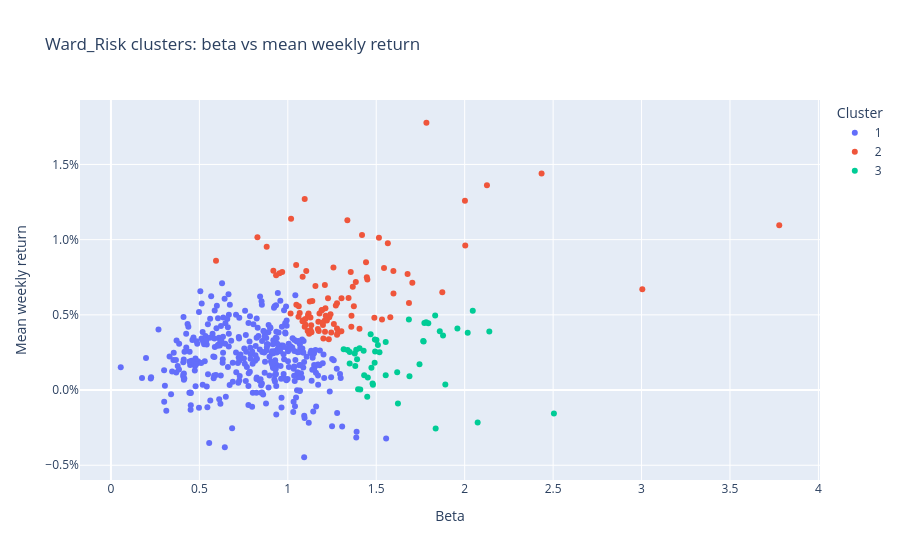
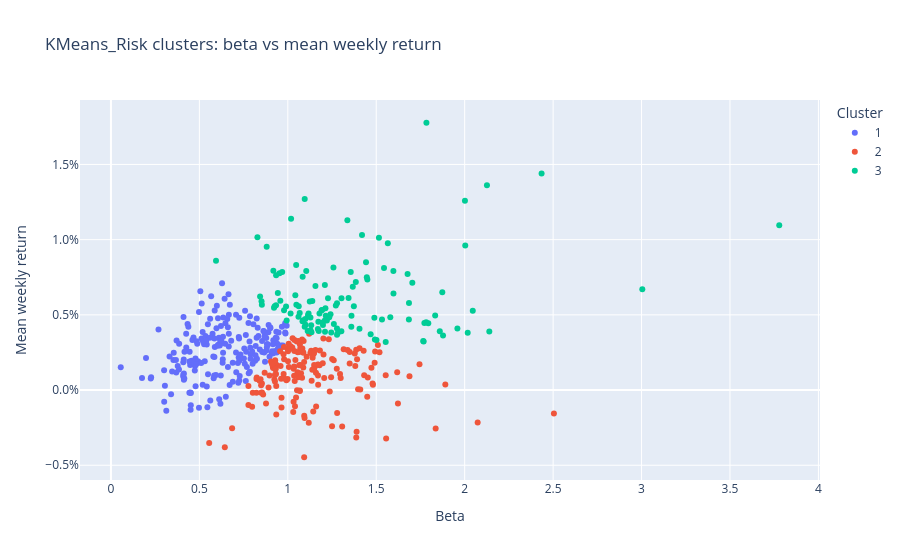
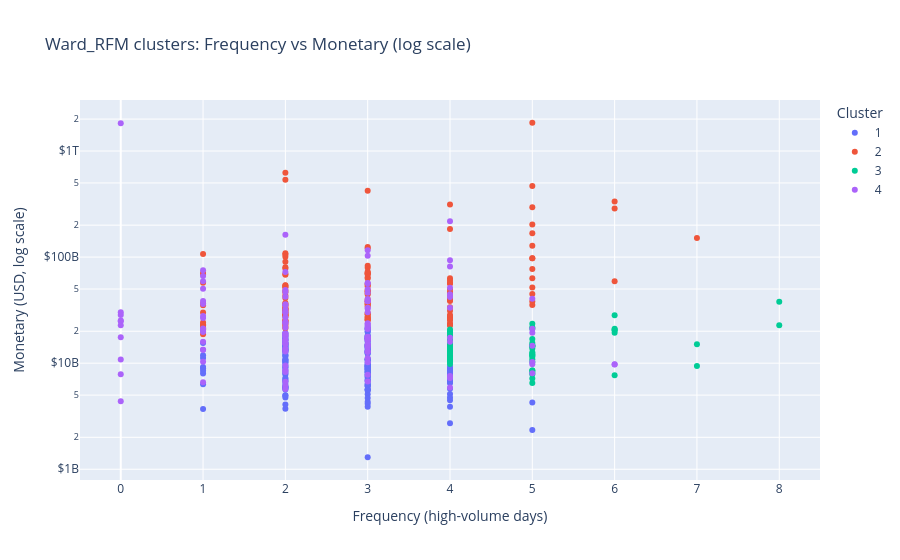
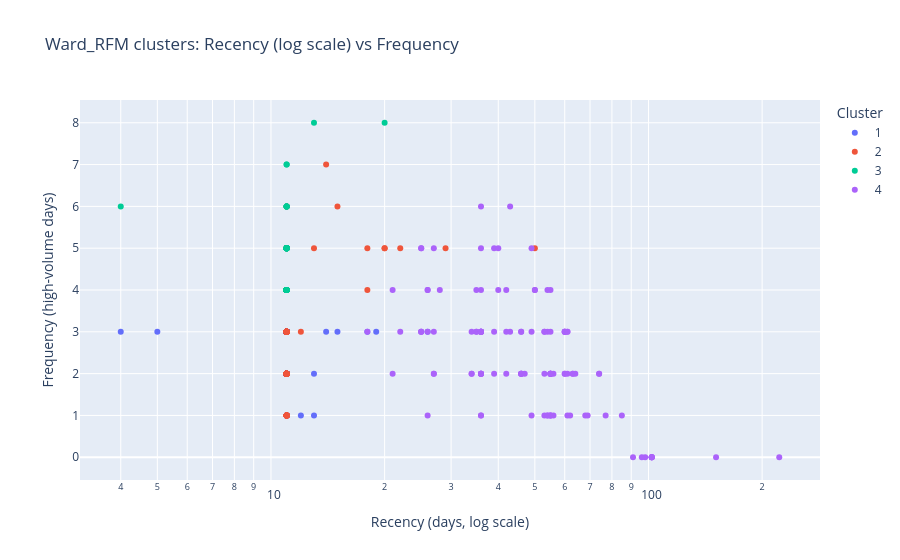

Here is the notebook cell these charts were saved with, in order:
### Code cell
for solution in ["Ward_Risk", "KMeans_Risk"]:
    order = [str(c) for c in sorted(full[solution].unique())]
    fig = px.scatter(
        full,
        x="Beta",
        y="Mean_Weekly_Return",
        color=full[solution].astype(str),
        hover_name=full.index,
        labels={"color": "Cluster"},
        title=f"{solution} clusters: beta vs mean weekly return",
        category_orders={"color": order},
    )
    fig.update_yaxes(tickformat=".1%", title="Mean weekly return")
    fig.update_xaxes(title="Beta")
    fig.write_image(constants.FIGURES_DIR / f"scatter_{solution}.png")
    fig.show()


for solution in ["Ward_RFM", "KMeans_RFM"]:
    order = [str(c) for c in sorted(full[solution].unique())]

    fig = px.scatter(
        full,
        x="Frequency",
        y="Monetary",
        log_y=True,
        color=full[solution].astype(str),
        hover_name=full.index,
        labels={"color": "Cluster"},
        title=f"{solution} clusters: Frequency vs Monetary (log scale)",
        category_orders={"color": order},
    )
    fig.update_yaxes(tickprefix="$", title="Monetary (USD, log scale)")
    fig.update_xaxes(title="Frequency (high-volume days)")
    fig.write_image(constants.FIGURES_DIR / f"scatter_{solution}.png")
    fig.show()

    fig = px.scatter(
        full,
        x="Recency",
        y="Frequency",
        log_x=True,
        color=full[solution].astype(str),
        hover_name=full.index,
        labels={"color": "Cluster"},
        title=f"{solution} clusters: Recency (log scale) vs Frequency",
        category_orders={"color": order},
    )
    fig.update_xaxes(title="Recency (days, log scale)")
    fig.update_yaxes(title="Frequency (high-volume days)")
    fig.write_image(constants.FIGURES_DIR / f"scatter_RF_{solution}.png")
    fig.show()

### Figure 1 — Plotly figure (JSON) as saved in the notebook; plotly's stock layout.template omitted (floating-point values rounded to 4 significant figures; data arrays with more than 128 entries replaced by an {"elided": "..."} marker saying what was removed)
{"data": [{"hovertemplate": "<b>%{hovertext}</b><br><br>Cluster=1<br>Beta=%{x}<br>Mean_Weekly_Return=%{y}<extra></extra>", "hovertext": {"elided": "351 str values"}, "legendgroup": "1", "marker": {"color": "#636efa", "symbol": "circle"}, "mode": "markers", "name": "1", "orientation": "v", "showlegend": true, "type": "scatter", "x": {"elided": "351 float values"}, "xaxis": "x", "y": {"elided": "351 float values"}, "yaxis": "y"}, {"hovertemplate": "<b>%{hovertext}</b><br><br>Cluster=2<br>Beta=%{x}<br>Mean_Weekly_Return=%{y}<extra></extra>", "hovertext": ["AAPL", "AMP", "ANET", "APH", "APO", "APP", "ARES", "AVGO", "AXON", "AXP", "BKNG", "BX", "CARR", "CBRE", "CDNS", "CEG", "CIEN", "CMG", "COF", "COIN", "CPRT", "CRH", "CTAS", "CVNA", "DAL", "DECK", "DELL", "DHI", "EME", "EQT", "ETN", "FANG", "FICO", "FIX", "FLEX", "FSLR", "FTNT", "GDDY", "GOOG", "GOOGL", "GS", "HPE", "HWM", "IR", "IRM", "ISRG", "IT", "JBL", "KKR", "KLAC", "LEN", "LII", "LLY", "LYV", "MCO", "META", "MRVL", "MS", "MSFT", "NFLX", "NOW", "NTAP", "NUE", "NVDA", "ODFL", "ON", "ORCL", "P", "PANW", "PH", "PHM", "PLTR", "PNR", "PWR", "RCL", "RJF", "RL", "SMCI", "SNPS", "SPG", "STLD", "STX", "SYF", "TDG", "TPL", "TPR", "TRGP", "TT", "UAL", "URI", "VRT", "VST", "WAB", "WFC", "WSM"], "legendgroup": "2", "marker": {"color": "#EF553B", "symbol": "circle"}, "mode": "markers", "name": "2", "orientation": "v", "showlegend": true, "type": "scatter", "x": [1.175, 1.278, 1.42, 1.199, 1.356, 2.435, 1.544, 1.515, 1.566, 1.213, 1.234, 1.704, 1.278, 1.1, 1.36, 1.096, 1.283, 1.088, 1.21, 3.004, 1.121, 1.099, 1.132, 3.779, 1.201, 0.9682, 1.447, 1.221, 1.047, 0.9532, 1.048, 0.9338, 1.258, 1.337, 1.343, 1.062, 1.45, 1.194, 1.209, 1.221, 1.173, 1.083, 1.084, 1.17, 0.9183, 1.359, 1.139, 1.21, 1.677, 1.685, 1.26, 1.241, 0.594, 1.278, 1.232, 1.272, 1.873, 1.112, 1.129, 1.533, 1.579, 1.095, 1.373, 2.126, 1.246, 1.489, 1.124, 1.367, 1.156, 1.114, 1.304, 2.003, 1.134, 1.104, 1.597, 1.117, 1.179, 1.784, 1.405, 1.067, 1.384, 1.303, 1.197, 1.128, 0.8806, 1.215, 0.8282, 1.191, 1.227, 1.597, 2.001, 1.019, 1.06, 1.016, 1.442], "xaxis": "x", "y": [0.00393, 0.005768, 0.01031, 0.004323, 0.007845, 0.01439, 0.008111, 0.01013, 0.009767, 0.005443, 0.004848, 0.00714, 0.003678, 0.00435, 0.004938, 0.01271, 0.003796, 0.004648, 0.003874, 0.006697, 0.003745, 0.004728, 0.004314, 0.01096, 0.003423, 0.007846, 0.007502, 0.004861, 0.008315, 0.007758, 0.005674, 0.007638, 0.008147, 0.0113, 0.006127, 0.005564, 0.007347, 0.00532, 0.004629, 0.004621, 0.004538, 0.004569, 0.007536, 0.004064, 0.007937, 0.004207, 0.005924, 0.006982, 0.007721, 0.005789, 0.004385, 0.005032, 0.008593, 0.004097, 0.00337, 0.005622, 0.006497, 0.003928, 0.003982, 0.004692, 0.004836, 0.004208, 0.005565, 0.01362, 0.003823, 0.004801, 0.005883, 0.006874, 0.006924, 0.004969, 0.006107, 0.009613, 0.00385, 0.007919, 0.007907, 0.005085, 0.005097, 0.01777, 0.004078, 0.005118, 0.007192, 0.003907, 0.004499, 0.00483, 0.009521, 0.004941, 0.01015, 0.005305, 0.006098, 0.006418, 0.01258, 0.01139, 0.004879, 0.00509, 0.008501], "yaxis": "y"}, {"hovertemplate": "<b>%{hovertext}</b><br><br>Cluster=3<br>Beta=%{x}<br>Mean_Weekly_Return=%{y}<extra></extra>", "hovertext": ["ABNB", "ADBE", "ADSK", "ALB", "ALGN", "AMAT", "AMD", "AMZN", "BE", "BLK", "CCL", "COHR", "CRL", "CRM", "CRWD", "DASH", "DDOG", "EFX", "EXPE", "F", "FCX", "GM", "GNRC", "HOOD", "IDXX", "INTU", "IVZ", "LITE", "LRCX", "MCHP", "MGM", "MPWR", "MSCI", "MU", "NCLH", "NXPI", "QCOM", "TER", "TRMB", "TROW", "TSLA", "TWLO", "UBER", "VEEV", "WDAY", "WDC", "XYZ", "ZBRA"], "legendgroup": "3", "marker": {"color": "#00cc96", "symbol": "circle"}, "mode": "markers", "name": "3", "orientation": "v", "showlegend": true, "type": "scatter", "x": [1.473, 1.554, 1.688, 1.623, 1.836, 1.782, 1.878, 1.387, 2.017, 1.406, 1.959, 2.139, 1.449, 1.501, 1.685, 1.766, 1.772, 1.338, 1.509, 1.554, 1.492, 1.429, 1.891, 1.833, 1.397, 1.468, 1.35, 1.452, 1.859, 1.479, 1.491, 1.794, 1.35, 1.518, 1.768, 1.378, 1.381, 1.745, 1.432, 1.481, 2.046, 2.073, 1.316, 1.41, 1.392, 1.494, 2.505, 1.618], "xaxis": "x", "y": [0.001475, 0.00099, 0.0009132, -0.0008987, -0.002564, 0.004506, 0.003624, 0.002681, 0.003802, 0.002785, 0.004095, 0.003887, -0.0004422, 0.003332, 0.004696, 0.00326, 0.004459, 0.002665, 0.002993, 0.003197, 0.003368, 0.002615, 0.000371, 0.004963, 5.465e-05, 0.003704, 0.001762, 0.0008413, 0.00391, 0.0004404, 0.001815, 0.004447, 0.002527, 0.002521, 0.003236, 0.00243, 0.001593, 0.001708, 0.0009798, 0.0003512, 0.005275, -0.002161, 0.002709, 4.462e-05, 0.002049, 0.002571, -0.001554, 0.001181], "yaxis": "y"}], "layout": {"legend": {"title": {"text": "Cluster"}, "tracegroupgap": 0}, "title": {"text": "Ward_Risk clusters: beta vs mean weekly return"}, "xaxis": {"anchor": "y", "domain": [0, 1], "title": {"text": "Beta"}}, "yaxis": {"anchor": "x", "domain": [0, 1], "tickformat": ".1%", "title": {"text": "Mean weekly return"}}}}

### Figure 2 — Plotly figure (JSON) as saved in the notebook; plotly's stock layout.template omitted (floating-point values rounded to 4 significant figures; data arrays with more than 128 entries replaced by an {"elided": "..."} marker saying what was removed)
{"data": [{"hovertemplate": "<b>%{hovertext}</b><br><br>Cluster=1<br>Beta=%{x}<br>Mean_Weekly_Return=%{y}<extra></extra>", "hovertext": {"elided": "208 str values"}, "legendgroup": "1", "marker": {"color": "#636efa", "symbol": "circle"}, "mode": "markers", "name": "1", "orientation": "v", "showlegend": true, "type": "scatter", "x": {"elided": "208 float values"}, "xaxis": "x", "y": {"elided": "208 float values"}, "yaxis": "y"}, {"hovertemplate": "<b>%{hovertext}</b><br><br>Cluster=2<br>Beta=%{x}<br>Mean_Weekly_Return=%{y}<extra></extra>", "hovertext": {"elided": "165 str values"}, "legendgroup": "2", "marker": {"color": "#EF553B", "symbol": "circle"}, "mode": "markers", "name": "2", "orientation": "v", "showlegend": true, "type": "scatter", "x": {"elided": "165 float values"}, "xaxis": "x", "y": {"elided": "165 float values"}, "yaxis": "y"}, {"hovertemplate": "<b>%{hovertext}</b><br><br>Cluster=3<br>Beta=%{x}<br>Mean_Weekly_Return=%{y}<extra></extra>", "hovertext": ["AAPL", "AMAT", "AMD", "AMP", "ANET", "APH", "APO", "APP", "ARES", "AVGO", "AXON", "AXP", "BE", "BKNG", "BX", "CARR", "CBRE", "CCL", "CDNS", "CEG", "CIEN", "CMG", "COF", "COHR", "COIN", "COST", "CRH", "CRM", "CRWD", "CTAS", "CVNA", "DASH", "DDOG", "DECK", "DELL", "DHI", "DVN", "EME", "EOG", "EQT", "ETN", "EXE", "F", "FANG", "FCX", "FICO", "FIX", "FLEX", "FSLR", "FTNT", "GDDY", "GE", "GOOG", "GOOGL", "GS", "GWW", "HOOD", "HPE", "HUBB", "HWM", "IBKR", "INTU", "IR", "IRM", "ISRG", "IT", "JBL", "KKR", "KLAC", "LEN", "LII", "LLY", "LRCX", "LYV", "MAR", "META", "MPWR", "MRVL", "MS", "MSFT", "MSI", "NCLH", "NFLX", "NOW", "NRG", "NTAP", "NUE", "NVDA", "ODFL", "OKE", "ON", "ORCL", "P", "PANW", "PH", "PHM", "PLTR", "PNR", "PWR", "RCL", "RJF", "RL", "SMCI", "SNPS", "SPG", "STLD", "STX", "SYF", "TDG", "TPL", "TPR", "TRGP", "TSLA", "TT", "UAL", "URI", "VRT", "VST", "WAB", "WFC", "WSM"], "legendgroup": "3", "marker": {"color": "#00cc96", "symbol": "circle"}, "mode": "markers", "name": "3", "orientation": "v", "showlegend": true, "type": "scatter", "x": [1.175, 1.782, 1.878, 1.278, 1.42, 1.199, 1.356, 2.435, 1.544, 1.515, 1.566, 1.213, 2.017, 1.234, 1.704, 1.278, 1.1, 1.959, 1.36, 1.096, 1.283, 1.088, 1.21, 2.139, 3.004, 0.9787, 1.099, 1.501, 1.685, 1.132, 3.779, 1.766, 1.772, 0.9682, 1.447, 1.221, 0.8533, 1.047, 0.8514, 0.9532, 1.048, 0.8433, 1.554, 0.9338, 1.492, 1.258, 1.337, 1.343, 1.062, 1.45, 1.194, 1.042, 1.209, 1.221, 1.173, 0.9334, 1.833, 1.083, 0.9902, 1.084, 0.9256, 1.468, 1.17, 0.9183, 1.359, 1.139, 1.21, 1.677, 1.685, 1.26, 1.241, 0.594, 1.859, 1.278, 0.9935, 1.272, 1.794, 1.873, 1.112, 1.129, 0.922, 1.768, 1.533, 1.579, 0.9577, 1.095, 1.373, 2.126, 1.246, 0.9436, 1.489, 1.124, 1.367, 1.156, 1.114, 1.304, 2.003, 1.134, 1.104, 1.597, 1.117, 1.179, 1.784, 1.405, 1.067, 1.384, 1.303, 1.197, 1.128, 0.8806, 1.215, 0.8282, 2.046, 1.191, 1.227, 1.597, 2.001, 1.019, 1.06, 1.016, 1.442], "xaxis": "x", "y": [0.00393, 0.004506, 0.003624, 0.005768, 0.01031, 0.004323, 0.007845, 0.01439, 0.008111, 0.01013, 0.009767, 0.005443, 0.003802, 0.004848, 0.00714, 0.003678, 0.00435, 0.004095, 0.004938, 0.01271, 0.003796, 0.004648, 0.003874, 0.003887, 0.006697, 0.00531, 0.004728, 0.003332, 0.004696, 0.004314, 0.01096, 0.00326, 0.004459, 0.007846, 0.007502, 0.004861, 0.005678, 0.008315, 0.005899, 0.007758, 0.005674, 0.006216, 0.003197, 0.007638, 0.003368, 0.008147, 0.0113, 0.006127, 0.005564, 0.007347, 0.00532, 0.006304, 0.004629, 0.004621, 0.004538, 0.005631, 0.004963, 0.004569, 0.005554, 0.007536, 0.005572, 0.003704, 0.004064, 0.007937, 0.004207, 0.005924, 0.006982, 0.007721, 0.005789, 0.004385, 0.005032, 0.008593, 0.00391, 0.004097, 0.004617, 0.005622, 0.004447, 0.006497, 0.003928, 0.003982, 0.005475, 0.003236, 0.004692, 0.004836, 0.005939, 0.004208, 0.005565, 0.01362, 0.003823, 0.006455, 0.004801, 0.005883, 0.006874, 0.006924, 0.004969, 0.006107, 0.009613, 0.00385, 0.007919, 0.007907, 0.005085, 0.005097, 0.01777, 0.004078, 0.005118, 0.007192, 0.003907, 0.004499, 0.00483, 0.009521, 0.004941, 0.01015, 0.005275, 0.005305, 0.006098, 0.006418, 0.01258, 0.01139, 0.004879, 0.00509, 0.008501], "yaxis": "y"}], "layout": {"legend": {"title": {"text": "Cluster"}, "tracegroupgap": 0}, "title": {"text": "KMeans_Risk clusters: beta vs mean weekly return"}, "xaxis": {"anchor": "y", "domain": [0, 1], "title": {"text": "Beta"}}, "yaxis": {"anchor": "x", "domain": [0, 1], "tickformat": ".1%", "title": {"text": "Mean weekly return"}}}}

### Figure 3 — Plotly figure (JSON) as saved in the notebook; plotly's stock layout.template omitted (floating-point values rounded to 4 significant figures; data arrays with more than 128 entries replaced by an {"elided": "..."} marker saying what was removed)
{"data": [{"hovertemplate": "<b>%{hovertext}</b><br><br>Cluster=1<br>Frequency=%{x}<br>Monetary=%{y}<extra></extra>", "hovertext": {"elided": "170 str values"}, "legendgroup": "1", "marker": {"color": "#636efa", "symbol": "circle"}, "mode": "markers", "name": "1", "orientation": "v", "showlegend": true, "type": "scatter", "x": {"elided": "170 int values"}, "xaxis": "x", "y": {"elided": "170 float values"}, "yaxis": "y"}, {"hovertemplate": "<b>%{hovertext}</b><br><br>Cluster=2<br>Frequency=%{x}<br>Monetary=%{y}<extra></extra>", "hovertext": {"elided": "138 str values"}, "legendgroup": "2", "marker": {"color": "#EF553B", "symbol": "circle"}, "mode": "markers", "name": "2", "orientation": "v", "showlegend": true, "type": "scatter", "x": {"elided": "138 int values"}, "xaxis": "x", "y": {"elided": "138 float values"}, "yaxis": "y"}, {"hovertemplate": "<b>%{hovertext}</b><br><br>Cluster=3<br>Frequency=%{x}<br>Monetary=%{y}<extra></extra>", "hovertext": ["ACGL", "AEP", "AJG", "ALGN", "AMCR", "ARES", "CAH", "CBOE", "CBRE", "CCI", "CFG", "CI", "CLX", "CMI", "CNC", "CPRT", "CTAS", "DECK", "DLR", "DOC", "DOW", "DRI", "DTE", "ED", "EXPE", "FIS", "FITB", "FOXA", "GEHC", "GNRC", "GPC", "HIG", "HSY", "IBKR", "IEX", "ILMN", "IQV", "IRM", "IT", "KEYS", "KMB", "KR", "LDOS", "LEN", "LH", "LII", "MET", "MRNA", "MTB", "MTD", "NSC", "OMC", "PAYX", "PHM", "PSA", "RJF", "ROK", "RSG", "SBAC", "STE", "STX", "SWKS", "TPR", "TWLO", "VLTO", "VMC", "WAB", "WDC", "WM", "WSM", "WST", "XEL"], "legendgroup": "3", "marker": {"color": "#00cc96", "symbol": "circle"}, "mode": "markers", "name": "3", "orientation": "v", "showlegend": true, "type": "scatter", "x": [4, 4, 6, 4, 6, 4, 4, 4, 4, 4, 4, 8, 4, 4, 5, 5, 6, 4, 5, 5, 4, 4, 4, 4, 4, 4, 4, 7, 4, 5, 5, 5, 8, 4, 5, 4, 6, 4, 4, 5, 4, 5, 5, 5, 5, 5, 4, 6, 4, 4, 4, 5, 5, 5, 4, 4, 4, 4, 4, 5, 5, 4, 5, 4, 5, 4, 5, 6, 4, 4, 5, 7], "xaxis": "x", "y": [11960000000.0, 15970000000.0, 28240000000.0, 10680000000.0, 7686000000.0, 13120000000.0, 14780000000.0, 11850000000.0, 15130000000.0, 17830000000.0, 11410000000.0, 37900000000.0, 11340000000.0, 13100000000.0, 23490000000.0, 14430000000.0, 20420000000.0, 20780000000.0, 21110000000.0, 6505000000.0, 18960000000.0, 12870000000.0, 9817000000.0, 12790000000.0, 15330000000.0, 16570000000.0, 11650000000.0, 9388000000.0, 15130000000.0, 8532000000.0, 10270000000.0, 10880000000.0, 22740000000.0, 10830000000.0, 7161000000.0, 17620000000.0, 19380000000.0, 10800000000.0, 11150000000.0, 11790000000.0, 17440000000.0, 16890000000.0, 12700000000.0, 21860000000.0, 8156000000.0, 14390000000.0, 16130000000.0, 20690000000.0, 13620000000.0, 10280000000.0, 18130000000.0, 11480000000.0, 14740000000.0, 13760000000.0, 14190000000.0, 11290000000.0, 14710000000.0, 11890000000.0, 12190000000.0, 7853000000.0, 14720000000.0, 12520000000.0, 15460000000.0, 15210000000.0, 8520000000.0, 13770000000.0, 11990000000.0, 21160000000.0, 19610000000.0, 20000000000.0, 12240000000.0, 15040000000.0], "yaxis": "y"}, {"hovertemplate": "<b>%{hovertext}</b><br><br>Cluster=4<br>Frequency=%{x}<br>Monetary=%{y}<extra></extra>", "hovertext": ["ADBE", "ADI", "AES", "AKAM", "ALL", "ANET", "AON", "APD", "APH", "AZO", "BBY", "BDX", "BE", "CB", "CDNS", "CDW", "CEG", "CME", "CMG", "COF", "COIN", "COO", "COR", "CRH", "CRM", "CRWD", "CSX", "CVNA", "D", "DDOG", "DE", "DELL", "DG", "DGX", "DLTR", "DPZ", "DUK", "EFX", "EG", "EL", "ELV", "EQT", "ETR", "F", "FCX", "FERG", "FICO", "FIX", "FLEX", "FSLR", "GDDY", "GE", "GM", "GPN", "HAL", "HCA", "HOOD", "HPQ", "HRL", "HSIC", "IDXX", "INTC", "INTU", "IP", "JCI", "JKHY", "KHC", "KVUE", "LITE", "LNT", "LULU", "LYB", "LYV", "MDT", "MKC", "MOS", "MRSH", "MSCI", "NFLX", "NOC", "NOW", "NTAP", "NVDA", "ORCL", "P", "PCG", "PGR", "PNW", "PPG", "ROST", "SCHW", "SHW", "SJM", "SKYD", "SNPS", "SO", "TDG", "TFC", "TGT", "TKO", "TMO", "TPL", "TRV", "TXN", "TYL", "ULTA", "VEEV", "VRT", "VST", "WEC", "WYNN", "XYL", "XYZ", "YUM"], "legendgroup": "4", "marker": {"color": "#ab63fa", "symbol": "circle"}, "mode": "markers", "name": "4", "orientation": "v", "showlegend": true, "type": "scatter", "x": [3, 1, 3, 1, 3, 3, 3, 1, 1, 0, 3, 3, 6, 0, 2, 3, 2, 2, 3, 2, 4, 5, 0, 1, 3, 2, 2, 3, 2, 3, 2, 3, 1, 3, 3, 2, 0, 4, 6, 3, 2, 3, 3, 2, 0, 2, 1, 2, 5, 4, 2, 3, 3, 1, 1, 3, 4, 2, 0, 3, 3, 4, 1, 3, 2, 2, 2, 2, 2, 2, 3, 2, 3, 0, 0, 1, 2, 2, 2, 3, 1, 3, 0, 4, 5, 4, 1, 2, 3, 2, 2, 4, 4, 4, 3, 1, 5, 2, 4, 4, 3, 5, 2, 1, 2, 3, 5, 2, 1, 0, 2, 3, 5, 1], "xaxis": "x", "y": [103000000000.0, 38500000000.0, 11200000000.0, 10320000000.0, 17430000000.0, 46150000000.0, 22800000000.0, 26620000000.0, 27790000000.0, 24820000000.0, 16470000000.0, 23420000000.0, 9729000000.0, 25230000000.0, 32010000000.0, 14770000000.0, 42240000000.0, 27040000000.0, 32660000000.0, 30360000000.0, 217300000000.0, 8037000000.0, 17600000000.0, 20850000000.0, 115900000000.0, 72460000000.0, 24360000000.0, 38370000000.0, 15350000000.0, 38450000000.0, 30070000000.0, 56650000000.0, 19640000000.0, 7775000000.0, 16660000000.0, 15330000000.0, 22750000000.0, 15890000000.0, 9791000000.0, 21050000000.0, 49010000000.0, 17740000000.0, 15050000000.0, 35160000000.0, 28480000000.0, 18250000000.0, 20130000000.0, 8597000000.0, 9748000000.0, 33250000000.0, 13360000000.0, 49930000000.0, 38500000000.0, 13410000000.0, 15910000000.0, 30280000000.0, 44720000000.0, 15260000000.0, 4374000000.0, 6703000000.0, 16950000000.0, 93420000000.0, 59250000000.0, 14210000000.0, 16540000000.0, 6091000000.0, 17960000000.0, 19070000000.0, 8254000000.0, 5708000000.0, 40190000000.0, 12910000000.0, 17620000000.0, 30160000000.0, 7850000000.0, 6606000000.0, 24550000000.0, 16410000000.0, 162500000000.0, 21660000000.0, 75240000000.0, 12710000000.0, 1825000000000.0, 81680000000.0, 10250000000.0, 17360000000.0, 36040000000.0, 6677000000.0, 12890000000.0, 23700000000.0, 35870000000.0, 41970000000.0, 7558000000.0, 5904000000.0, 33230000000.0, 21240000000.0, 21120000000.0, 21750000000.0, 51370000000.0, 7237000000.0, 57110000000.0, 19330000000.0, 18960000000.0, 66510000000.0, 9527000000.0, 23760000000.0, 14640000000.0, 46860000000.0, 50270000000.0, 10820000000.0, 13740000000.0, 10180000000.0, 40520000000.0, 13390000000.0], "yaxis": "y"}], "layout": {"legend": {"title": {"text": "Cluster"}, "tracegroupgap": 0}, "title": {"text": "Ward_RFM clusters: Frequency vs Monetary (log scale)"}, "xaxis": {"anchor": "y", "domain": [0, 1], "title": {"text": "Frequency (high-volume days)"}}, "yaxis": {"anchor": "x", "domain": [0, 1], "tickprefix": "$", "title": {"text": "Monetary (USD, log scale)"}, "type": "log"}}}

### Figure 4 — Plotly figure (JSON) as saved in the notebook; plotly's stock layout.template omitted (floating-point values rounded to 4 significant figures; data arrays with more than 128 entries replaced by an {"elided": "..."} marker saying what was removed)
{"data": [{"hovertemplate": "<b>%{hovertext}</b><br><br>Cluster=1<br>Recency=%{x}<br>Frequency=%{y}<extra></extra>", "hovertext": {"elided": "170 str values"}, "legendgroup": "1", "marker": {"color": "#636efa", "symbol": "circle"}, "mode": "markers", "name": "1", "orientation": "v", "showlegend": true, "type": "scatter", "x": {"elided": "170 int values"}, "xaxis": "x", "y": {"elided": "170 int values"}, "yaxis": "y"}, {"hovertemplate": "<b>%{hovertext}</b><br><br>Cluster=2<br>Recency=%{x}<br>Frequency=%{y}<extra></extra>", "hovertext": {"elided": "138 str values"}, "legendgroup": "2", "marker": {"color": "#EF553B", "symbol": "circle"}, "mode": "markers", "name": "2", "orientation": "v", "showlegend": true, "type": "scatter", "x": {"elided": "138 int values"}, "xaxis": "x", "y": {"elided": "138 int values"}, "yaxis": "y"}, {"hovertemplate": "<b>%{hovertext}</b><br><br>Cluster=3<br>Recency=%{x}<br>Frequency=%{y}<extra></extra>", "hovertext": ["ACGL", "AEP", "AJG", "ALGN", "AMCR", "ARES", "CAH", "CBOE", "CBRE", "CCI", "CFG", "CI", "CLX", "CMI", "CNC", "CPRT", "CTAS", "DECK", "DLR", "DOC", "DOW", "DRI", "DTE", "ED", "EXPE", "FIS", "FITB", "FOXA", "GEHC", "GNRC", "GPC", "HIG", "HSY", "IBKR", "IEX", "ILMN", "IQV", "IRM", "IT", "KEYS", "KMB", "KR", "LDOS", "LEN", "LH", "LII", "MET", "MRNA", "MTB", "MTD", "NSC", "OMC", "PAYX", "PHM", "PSA", "RJF", "ROK", "RSG", "SBAC", "STE", "STX", "SWKS", "TPR", "TWLO", "VLTO", "VMC", "WAB", "WDC", "WM", "WSM", "WST", "XEL"], "legendgroup": "3", "marker": {"color": "#00cc96", "symbol": "circle"}, "mode": "markers", "name": "3", "orientation": "v", "showlegend": true, "type": "scatter", "x": [11, 11, 4, 11, 11, 11, 11, 11, 11, 11, 11, 13, 11, 11, 11, 11, 11, 11, 11, 11, 11, 11, 11, 11, 11, 11, 11, 11, 11, 11, 11, 11, 20, 11, 11, 11, 11, 11, 11, 11, 11, 11, 11, 11, 11, 11, 11, 11, 11, 11, 11, 11, 11, 11, 11, 11, 11, 11, 11, 11, 11, 11, 11, 11, 11, 11, 11, 11, 11, 11, 11, 11], "xaxis": "x", "y": [4, 4, 6, 4, 6, 4, 4, 4, 4, 4, 4, 8, 4, 4, 5, 5, 6, 4, 5, 5, 4, 4, 4, 4, 4, 4, 4, 7, 4, 5, 5, 5, 8, 4, 5, 4, 6, 4, 4, 5, 4, 5, 5, 5, 5, 5, 4, 6, 4, 4, 4, 5, 5, 5, 4, 4, 4, 4, 4, 5, 5, 4, 5, 4, 5, 4, 5, 6, 4, 4, 5, 7], "yaxis": "y"}, {"hovertemplate": "<b>%{hovertext}</b><br><br>Cluster=4<br>Recency=%{x}<br>Frequency=%{y}<extra></extra>", "hovertext": ["ADBE", "ADI", "AES", "AKAM", "ALL", "ANET", "AON", "APD", "APH", "AZO", "BBY", "BDX", "BE", "CB", "CDNS", "CDW", "CEG", "CME", "CMG", "COF", "COIN", "COO", "COR", "CRH", "CRM", "CRWD", "CSX", "CVNA", "D", "DDOG", "DE", "DELL", "DG", "DGX", "DLTR", "DPZ", "DUK", "EFX", "EG", "EL", "ELV", "EQT", "ETR", "F", "FCX", "FERG", "FICO", "FIX", "FLEX", "FSLR", "GDDY", "GE", "GM", "GPN", "HAL", "HCA", "HOOD", "HPQ", "HRL", "HSIC", "IDXX", "INTC", "INTU", "IP", "JCI", "JKHY", "KHC", "KVUE", "LITE", "LNT", "LULU", "LYB", "LYV", "MDT", "MKC", "MOS", "MRSH", "MSCI", "NFLX", "NOC", "NOW", "NTAP", "NVDA", "ORCL", "P", "PCG", "PGR", "PNW", "PPG", "ROST", "SCHW", "SHW", "SJM", "SKYD", "SNPS", "SO", "TDG", "TFC", "TGT", "TKO", "TMO", "TPL", "TRV", "TXN", "TYL", "ULTA", "VEEV", "VRT", "VST", "WEC", "WYNN", "XYL", "XYZ", "YUM"], "legendgroup": "4", "marker": {"color": "#ab63fa", "symbol": "circle"}, "mode": "markers", "name": "4", "orientation": "v", "showlegend": true, "type": "scatter", "x": [18, 36, 54, 53, 36, 53, 22, 85, 77, 98, 35, 53, 43, 102, 63, 61, 56, 27, 60, 55, 50, 25, 102, 55, 27, 34, 55, 36, 60, 39, 36, 34, 26, 46, 46, 46, 102, 42, 36, 60, 74, 36, 60, 63, 96, 21, 54, 64, 39, 55, 36, 36, 35, 62, 55, 55, 50, 34, 102, 43, 61, 26, 55, 60, 55, 46, 46, 61, 53, 60, 25, 27, 49, 102, 91, 49, 36, 55, 74, 36, 68, 36, 222, 21, 27, 28, 36, 46, 26, 39, 55, 54, 35, 36, 25, 61, 40, 55, 40, 26, 42, 36, 36, 69, 36, 25, 25, 42, 54, 151, 47, 36, 49, 56], "xaxis": "x", "y": [3, 1, 3, 1, 3, 3, 3, 1, 1, 0, 3, 3, 6, 0, 2, 3, 2, 2, 3, 2, 4, 5, 0, 1, 3, 2, 2, 3, 2, 3, 2, 3, 1, 3, 3, 2, 0, 4, 6, 3, 2, 3, 3, 2, 0, 2, 1, 2, 5, 4, 2, 3, 3, 1, 1, 3, 4, 2, 0, 3, 3, 4, 1, 3, 2, 2, 2, 2, 2, 2, 3, 2, 3, 0, 0, 1, 2, 2, 2, 3, 1, 3, 0, 4, 5, 4, 1, 2, 3, 2, 2, 4, 4, 4, 3, 1, 5, 2, 4, 4, 3, 5, 2, 1, 2, 3, 5, 2, 1, 0, 2, 3, 5, 1], "yaxis": "y"}], "layout": {"legend": {"title": {"text": "Cluster"}, "tracegroupgap": 0}, "title": {"text": "Ward_RFM clusters: Recency (log scale) vs Frequency"}, "xaxis": {"anchor": "y", "domain": [0, 1], "title": {"text": "Recency (days, log scale)"}, "type": "log"}, "yaxis": {"anchor": "x", "domain": [0, 1], "title": {"text": "Frequency (high-volume days)"}}}}
